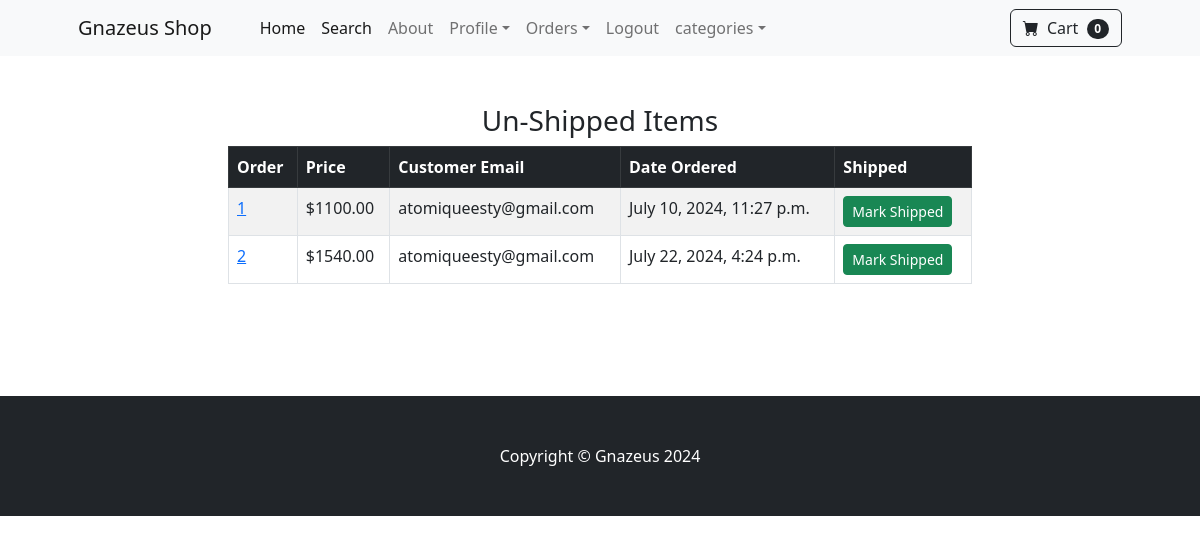
Page /payment/not_shipped_dash (signed in) on the earlier database version.
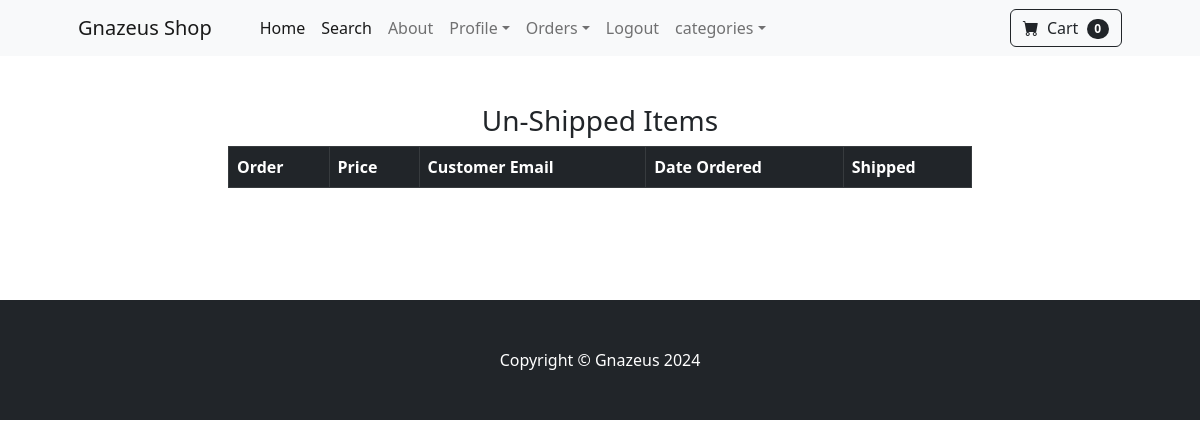
Same page on the later database version.
### payment/models.py (models this page shows, shortened)
class Order(models.Model):
	user = models.ForeignKey(User, on_delete=models.CASCADE, null=True, blank=True)
	full_name = models.CharField(max_length=250)
	email = models.EmailField(max_length=250)
	shipping_address = models.TextField(max_length=15000)
	amount_paid = models.DecimalField(max_digits=7, decimal_places=2)
	date_ordered = models.DateTimeField(auto_now_add=True)
	shipped = models.BooleanField(default=False)
	date_shipped = models.DateTimeField(blank=True, null=True)

### payment/views.py (the view, shortened to what this page needs)
# urls.py: path('not_shipped_dash', views.not_shipped_dash, name='not_shipped_dash'),
def not_shipped_dash(request):
    if request.user.is_authenticated:
        orders = Order.objects.filter(shipped=False)
        return render(request, "payment/not_shipped_dash.html", {"orders": orders})
    else:
        messages.success(request, "Access Denied")
        return redirect('home')

### cart/cart.py (called while the page is built)
    def __len__(self):
        return len(self.cart)

### cart/context_processors.py (called while the page is built)
def cart(request):
    return {'cart': Cart(request)}

### payment/templates/payment/not_shipped_dash.html (shortened to what this page needs)
{% extends 'base.html' %}
{% block content %}
        <div class="container">
        	<div class="row">
        		<center>
        			<div class="col-8">
        				<br/><br/>
<h3>Un-Shipped Items</h3>
<table class="table table-striped table-hover table-bordered">
  <thead class="table-dark">
    <tr>
      <th scope="col">Order</th>
      <th scope="col">Price</th>
      <th scope="col">Customer Email</th>
      <th scope="col">Date Ordered</th>
      <th scope="col">Shipped</th>
    </tr>
  </thead>
  <tbody>
  	{% for item in orders %}
    <tr>
      <td><a href="{% url 'orders' item.id %}">{{ item.id }}</a></td>
      <td>${{ item.amount_paid }}</td>
      <td>{{ item.email }}</td>
      <td>{{ item.date_ordered }}</td>
      <td>
        <form method="POST">
          <button type="Submit" class="btn btn-success btn-sm">Mark Shipped</button>
        </form>
      </td>
    </tr>
    {% endfor %}
  </tbody>
</table>
<br/><br/>
<br/><br/>
        			</div>
        		</center>
        	</div>
        </div>
{% endblock %}

Differences in the rows shown:
removed Order: id "1", amount_paid "1100.00", email "atomiqueesty@gmail.com", date_ordered "July 10, 2024, 11:27 p.m."
removed Order: id "2", amount_paid "1540.00", email "atomiqueesty@gmail.com", date_ordered "July 22, 2024, 4:24 p.m."
